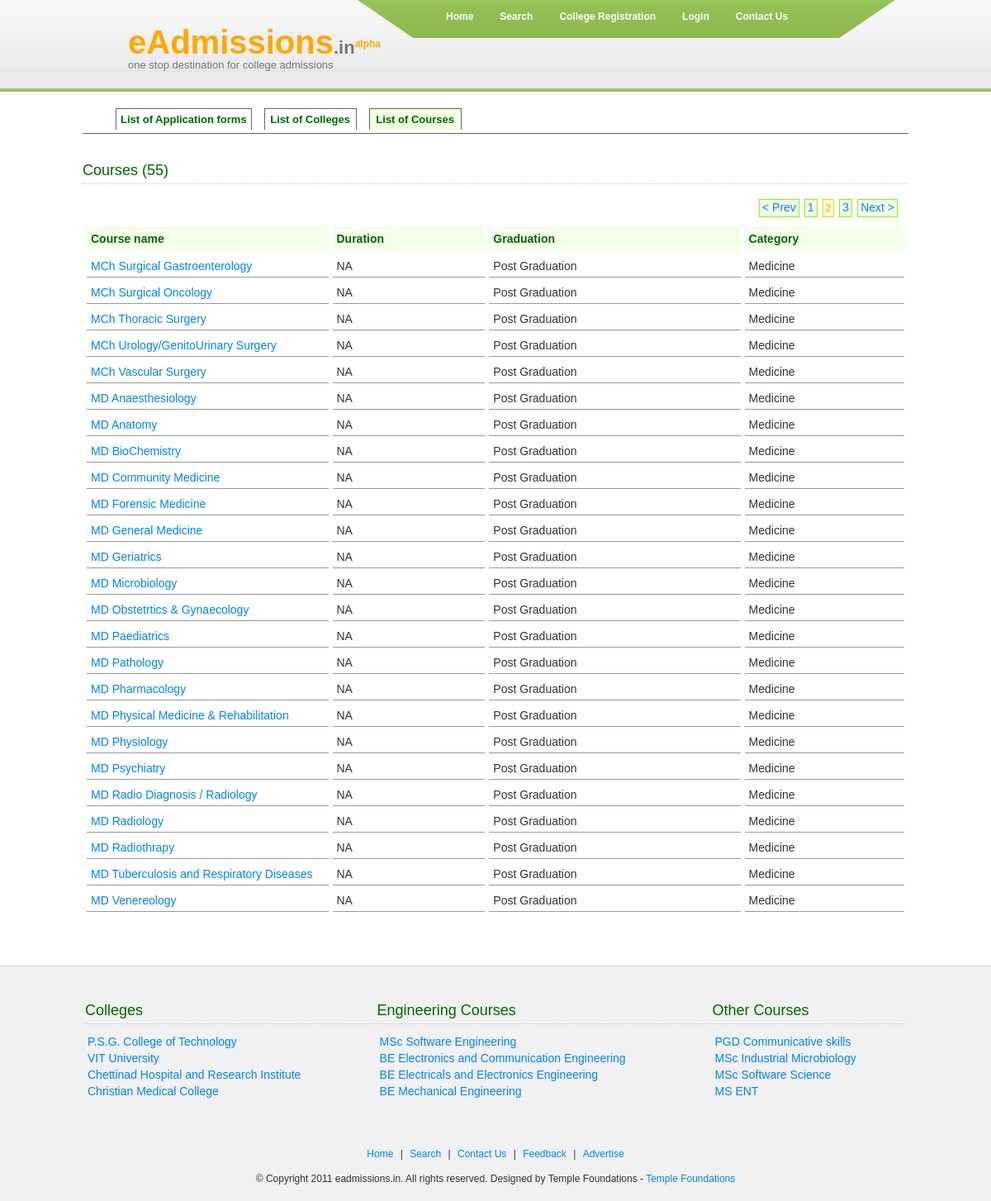
The page /ci_ead/index.php/info/courses/medicine/25 on the database its author committed.
### tables this page shows
CREATE TABLE IF NOT EXISTS `tbl_course` (
  `course_id` int(10) NOT NULL AUTO_INCREMENT,
  `name` varchar(100) NOT NULL,
  `search_name` varchar(100) DEFAULT NULL,
  `duration` float(2,1) NOT NULL,
  `graduation` varchar(50) DEFAULT NULL,
  `category` varchar(100) DEFAULT NULL,
  `subcategory` varchar(100) DEFAULT NULL,
  `desc` text,
  `qualification_degree` varchar(100) DEFAULT NULL,
  PRIMARY KEY (`course_id`),
  UNIQUE KEY `name` (`name`)
);

### ci_ead/system/application/controllers/info.php (called while the page is built, shortened)
<?php
class Info extends Controller
{
	function courses($category='all', $offset=0)
	{
		$this->load->library('course');
		$PER_PAGE = 25;
		$data = array(
			'title' 	=> 'All Courses',
			'css_list' 	=> array(
				$this->config->item('css_path').'style.css',
			),
		);
		$this->load->view('html_head',$data);
		$this->load->view('header');
		$filters = null;
		if ($category!='all')
		{
			$filters = array(
				'category' => $category,
			);
		}
		$courses_data = array();
		$courses_data['total_courses'] = Course::courses("count", -1, 0, null, $filters);
		$courses_data['courses'] = Course::courses("objects", $PER_PAGE, $offset, "category, name, graduation", $filters);
		$this->load->library('pagination');
		$this->load->view('course_list_view', $courses_data);
		$this->load->view('footer');
	}
}

### ci_ead/system/codeigniter/CodeIgniter.php (called while the page is built, shortened)
<?php  if ( ! defined('BASEPATH')) exit('No direct script access allowed');
$EXT =& load_class('Hooks');
$EXT->_call_hook('pre_system');
$URI =& load_class('URI');
$RTR =& load_class('Router');
$method = $RTR->fetch_method();
$EXT->_call_hook('pre_controller');
$CI = new $class();
if ($RTR->scaffolding_request === TRUE)
{
	if ($EXT->_call_hook('scaffolding_override') === FALSE)
	{
		$CI->_ci_scaffolding();
	}
}
else
{
	if (method_exists($CI, '_remap'))
	{
		$CI->_remap($method);
	}
	else
	{
		call_user_func_array(array(&$CI, $method), array_slice($URI->rsegments, 2));
	}
}

### ci_ead/index.php (called while the page is built, shortened)
<?php
require_once BASEPATH.'codeigniter/CodeIgniter'.EXT;

### ci_ead/system/codeigniter/Base5.php (called while the page is built)
<?php  if ( ! defined('BASEPATH')) exit('No direct script access allowed');
class CI_Base {
	private static $instance;
	public function CI_Base()
	{
		self::$instance =& $this;
	}
	public static function &get_instance()
	{
		return self::$instance;
	}
}
function &get_instance()
{
	return CI_Base::get_instance();
}

### ci_ead/system/application/libraries/Course.php (called while the page is built, shortened)
<?php if ( ! defined('BASEPATH')) exit('No direct script access allowed');
class Course
{
	private $course_id;
	private $name;
	private $duration;
	private $graduation;
	private $category;
	private static $CI;
	public function __construct($params=array())
	{
		self::$CI = & get_instance();
		if (!empty($params['course_id']))
		{
			$data = self::$CI->course_model->get_data_by_id($params['course_id']);
		}
	}
	public static function courses($return="objects", $per_page=-1, $offset=0, $order_by=null, $filters=null)
	{
		$courses = array();
		self::$CI->db->select('course_id')->from('tbl_course');
		if ($filters!=null)
		{
			$keys = array_keys($filters);
			foreach ($keys as $key)
			{
				self::$CI->db->where($key, $filters[$key]);
			}
		}
		if ($per_page > 0)
		{
			self::$CI->db->limit($per_page, $offset);
		}
		if ($return === "count")
		{
			return self::$CI->db->count_all_results();
		}
		else
		{
			if ($order_by != null)
			{
				self::$CI->db->order_by($order_by);
			}
			$query = self::$CI->db->get();
			if ($return === "query")
			{
				return $query;
			}
			else if ($return === "objects")
			{
				foreach ($query->result_array() as $row)
				{
					$courses[] = new Course(array('course_id'=>$row['course_id']));
				}
				return $courses;
			}
		}
	}
	private function copy_data($data)
	{
		if (isset($data))
		{
			$this->course_id 			= $data->course_id;
			$this->name 				= $data->name;
			$this->duration 			= $data->duration;
			$this->graduation 			= $data->graduation;
			$this->category				= $data->category;
		}
	}
	public function get_id()	{	return $this->course_id;	}
	public function get_name()	{	return $this->name;	}
	public function get_duration()
	{
		if ($this->duration == 0)
			return 'NA';
		else if (substr($this->duration, strlen($this->duration)-1)==="0")
			return intval($this->duration).' Years';
		else
			return $this->duration. 'Years';
	}
	public function get_graduation()
	{
		if ($this->graduation == '')
			return 'NA';
		else
			return $this->graduation;
	}
	public function get_category()
	{
		if ($this->category == '')
			return 'NA';
		else
			return $this->category;
	}
}

### ci_ead/system/application/models/course_model.php (called while the page is built, shortened)
<?php
class Course_model extends Model
{
	function get_data_by_id($course_id)
	{
		$this->db->from('tbl_course')->where('course_id',$course_id);
		$query = $this->db->get();
		if ($query->num_rows==1)
		{
			return $query->first_row();
		}
		return null;
	}
}

### ci_ead/system/application/views/course_list_view.php (the view)
<div id="thin_body">
<div id="tabs">
<ul>
	<li><a href="<?php echo site_url('info/registered_courses'); ?>">List of Application forms</a></li>
	<li><a href="<?php echo site_url('info/institutions'); ?>">List of Colleges</a></li>
	<li class="current_selection"><a href="<?php echo site_url('info/courses'); ?>">List of Courses</a></li>
</ul>
</div>
<div id="courses">
<h2>Courses (<?php echo $total_courses; ?>)</h2>
<?php echo $this->pagination->create_links(); ?>
<table id="list_tbl" width="100%" align="center" cellpadding="5" cellspacing="5">
<tr id="tbl_head">
	<th>Course name</th>
	<th>Duration</th>
	<th>Graduation</th>
	<th>Category</th>
</tr>
<?php
foreach ($courses as $course):
?>
	<tr>
		<td width="30%"><a
			href="<?php echo site_url('info/course/'.$course->get_id()); ?>"> <?php echo $course->get_name(); ?>
		</a></td>
		<td><?php echo $course->get_duration(); ?></td>
		<td><?php echo $course->get_graduation(); ?></td>
		<td><?php echo $course->get_category(); ?></td>
	</tr>
	<?php endforeach; ?>
</table>
</div>
</div>

### ci_ead/system/application/css/style.css (style rules this page uses)
body { font-family: Arial, Helvetica, sans-serif; font-size: 12px; color: #333; background-color:#FFFFFF; margin:0px; text-align:inherit; }
a:link { color: #0383f8; text-decoration:none; }
td, th { text-align: left; font-size: 14px; }
h2 { font-size:18px; color:#060; font-weight:normal; margin:0px 0 10px 0; padding:20px 0 5px 0; border-bottom:1px dotted #ccc; }
#list_tbl { font-size: 14px; }
#list_tbl a { font-size: 14px; }
#tbl_head { text-align: left; background-color: #F4FFEA; height: 30px; }
#tbl_head th { padding: 5px; color: #060; }
#header a { color:#5e8525; text-decoration:underline; }
#header .menu_nav ul li a { display:block; margin:0; padding:7px 12px 6px; color:#fff; text-decoration:none; font-weight:bold; }
#thin_body { width:1000px; margin:0 auto; min-height:600px; margin-bottom: 20px; }
#page_nav #page { background-color:#F4FFEA; border:1px #80FF00 solid; padding:3px; margin:3px; cursor:pointer; }
#tabs { height:35px; padding-bottom:10px; padding-top: 20px; }
#tabs ul { margin:0; font-size:13px; font-weight:bold; border-bottom:1px #666 solid; height:30px; }
#tabs li { border:1px #666 solid; border-bottom:0; margin-right:15px; text-align:center; padding-top:10px; display:inline; float:left; min-width: 100px; max-height: 150px; padding: 5px; }
#tabs li.current_selection { background-color:#EFFFDF; }
#tabs a { text-decoration:none; color:#060; }
#courses { padding-bottom:20px; }
#courses a { font-size:14px; }
#courses td { border-bottom:1px #999 solid; padding:5px; }

### rows shown on the page
tbl_course: name "MCh Surgical Gastroenterology", duration "NA", graduation "Post Graduation", category "Medicine"
tbl_course: name "MCh Surgical Oncology", duration "NA", graduation "Post Graduation", category "Medicine"
tbl_course: name "MCh Thoracic Surgery", duration "NA", graduation "Post Graduation", category "Medicine"
tbl_course: name "MCh Urology/GenitoUrinary Surgery", duration "NA", graduation "Post Graduation", category "Medicine"
tbl_course: name "MCh Vascular Surgery", duration "NA", graduation "Post Graduation", category "Medicine"
tbl_course: name "MD Anaesthesiology", duration "NA", graduation "Post Graduation", category "Medicine"
tbl_course: name "MD Anatomy", duration "NA", graduation "Post Graduation", category "Medicine"
tbl_course: name "MD BioChemistry", duration "NA", graduation "Post Graduation", category "Medicine"
tbl_course: name "MD Community Medicine", duration "NA", graduation "Post Graduation", category "Medicine"
tbl_course: name "MD Forensic Medicine", duration "NA", graduation "Post Graduation", category "Medicine"
tbl_course: name "MD General Medicine", duration "NA", graduation "Post Graduation", category "Medicine"
tbl_course: name "MD Geriatrics", duration "NA", graduation "Post Graduation", category "Medicine"
tbl_course: name "MD Microbiology", duration "NA", graduation "Post Graduation", category "Medicine"
tbl_course: name "MD Obstetrtics & Gynaecology", duration "NA", graduation "Post Graduation", category "Medicine"
tbl_course: name "MD Paediatrics", duration "NA", graduation "Post Graduation", category "Medicine"
tbl_course: name "MD Pathology", duration "NA", graduation "Post Graduation", category "Medicine"
tbl_course: name "MD Pharmacology", duration "NA", graduation "Post Graduation", category "Medicine"
tbl_course: name "MD Physical Medicine & Rehabilitation", duration "NA", graduation "Post Graduation", category "Medicine"
tbl_course: name "MD Physiology", duration "NA", graduation "Post Graduation", category "Medicine"
tbl_course: name "MD Psychiatry", duration "NA", graduation "Post Graduation", category "Medicine"
tbl_course: name "MD Radio Diagnosis / Radiology", duration "NA", graduation "Post Graduation", category "Medicine"
tbl_course: name "MD Radiology", duration "NA", graduation "Post Graduation", category "Medicine"
tbl_course: name "MD Radiothrapy", duration "NA", graduation "Post Graduation", category "Medicine"
tbl_course: name "MD Tuberculosis and Respiratory Diseases", duration "NA", graduation "Post Graduation", category "Medicine"
tbl_course: name "MD Venereology", duration "NA", graduation "Post Graduation", category "Medicine"

### other values the page prints
anchor('index/home', 'Home') "Home"
anchor('search', 'Search') "Search"
anchor('inst_registration', 'College Registration') "College Registration"
anchor('login', 'Login') "Login"
anchor('contact_us', 'Contact Us') "Contact Us"
$total_courses "55"
$this->pagination->create_links() "< Prev 1 2 3 Next >"
